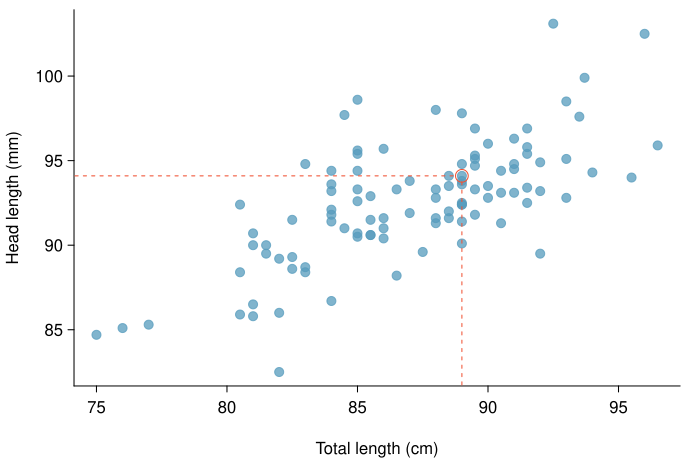

Write R code to recreate this figure.
library(openintro)
data(COL)
data(possum)
myPDF('scattHeadLTotalL.pdf', 6*1.15, 4*1.15, mar=c(3.7,3.7,0.5,0.5), mgp=c(2.6,0.55,0), las=1)
plot(possum$totalL, possum$headL, axes=FALSE, pch=19, col=COL[1,2], cex=1.2, xlab='Total length (cm)', ylab='Head length (mm)')
axis(1, at = seq(70, 100, 5))
axis(2, at = seq(80, 105, 5))
points(89, 94.1, col=COL[4], cex=1.7)
lines(rep(89,2), c(0,93.8), lty=2, col=COL[4])
lines(c(0,88.7), rep(94.1,2), lty=2, col=COL[4])

#abline(lm(headL ~ totalL, possum))


dev.off()
